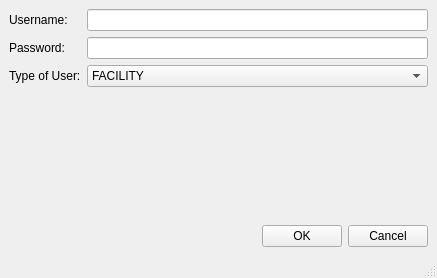
<?xml version="1.0" encoding="UTF-8"?>
<ui version="4.0">
 <class>AddUser</class>
 <widget class="QMainWindow" name="AddUser">
  <property name="geometry">
   <rect>
    <x>0</x>
    <y>0</y>
    <width>437</width>
    <height>278</height>
   </rect>
  </property>
  <property name="windowTitle">
   <string>Add a User</string>
  </property>
  <widget class="QWidget" name="centralwidget">
   <layout class="QVBoxLayout" name="verticalLayout">
    <item>
     <layout class="QFormLayout" name="formLayout">
      <item row="0" column="0">
       <widget class="QLabel" name="label">
        <property name="text">
         <string>Username:</string>
        </property>
       </widget>
      </item>
      <item row="1" column="0">
       <widget class="QLabel" name="label_2">
        <property name="text">
         <string>Password:</string>
        </property>
       </widget>
      </item>
      <item row="2" column="0">
       <widget class="QLabel" name="label_3">
        <property name="text">
         <string>Type of User:</string>
        </property>
       </widget>
      </item>
      <item row="2" column="1">
       <widget class="QComboBox" name="comboBox_types">
        <item>
         <property name="text">
          <string>FACILITY</string>
         </property>
        </item>
        <item>
         <property name="text">
          <string>LHIN</string>
         </property>
        </item>
        <item>
         <property name="text">
          <string>ADMIN</string>
         </property>
        </item>
       </widget>
      </item>
      <item row="0" column="1">
       <widget class="QLineEdit" name="lineEdit_username"/>
      </item>
      <item row="1" column="1">
       <widget class="QLineEdit" name="lineEdit_password"/>
      </item>
     </layout>
    </item>
    <item>
     <layout class="QHBoxLayout" name="horizontalLayout">
      <item>
       <spacer name="horizontalSpacer">
        <property name="orientation">
         <enum>Qt::Horizontal</enum>
        </property>
        <property name="sizeHint" stdset="0">
         <size>
          <width>40</width>
          <height>20</height>
         </size>
        </property>
       </spacer>
      </item>
      <item>
       <widget class="QPushButton" name="OKButton">
        <property name="text">
         <string>OK</string>
        </property>
       </widget>
      </item>
      <item>
       <widget class="QPushButton" name="pushButton_2">
        <property name="text">
         <string>Cancel</string>
        </property>
       </widget>
      </item>
     </layout>
    </item>
   </layout>
  </widget>
  <widget class="QMenuBar" name="menubar">
   <property name="geometry">
    <rect>
     <x>0</x>
     <y>0</y>
     <width>437</width>
     <height>23</height>
    </rect>
   </property>
  </widget>
  <widget class="QStatusBar" name="statusbar"/>
 </widget>
 <resources/>
 <connections>
  <connection>
   <sender>pushButton_2</sender>
   <signal>clicked()</signal>
   <receiver>AddUser</receiver>
   <slot>close()</slot>
   <hints>
    <hint type="sourcelabel">
     <x>388</x>
     <y>195</y>
    </hint>
    <hint type="destinationlabel">
     <x>392</x>
     <y>228</y>
    </hint>
   </hints>
  </connection>
 </connections>
</ui>
